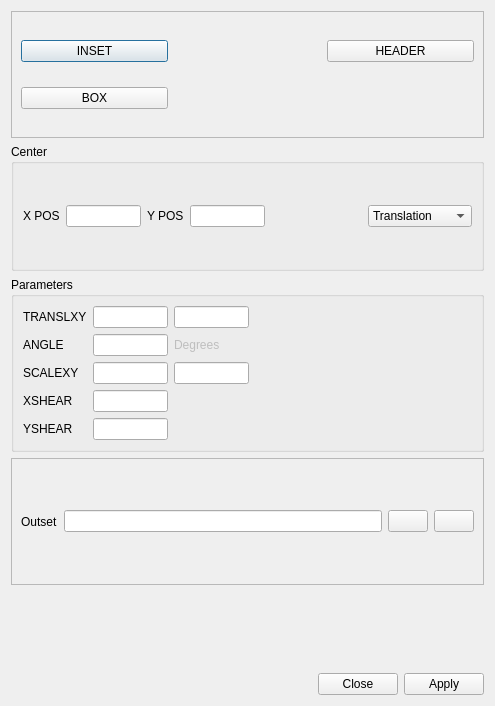
<?xml version="1.0" encoding="UTF-8"?>
<ui version="4.0">
 <class>transform</class>
 <widget class="QDialog" name="transform">
  <property name="geometry">
   <rect>
    <x>0</x>
    <y>0</y>
    <width>495</width>
    <height>706</height>
   </rect>
  </property>
  <property name="windowTitle">
   <string>TRANSFORM</string>
  </property>
  <layout class="QVBoxLayout" name="verticalLayout">
   <item>
    <widget class="QFrame" name="frame">
     <property name="frameShape">
      <enum>QFrame::StyledPanel</enum>
     </property>
     <property name="frameShadow">
      <enum>QFrame::Raised</enum>
     </property>
     <layout class="QGridLayout" name="gridLayout">
      <item row="0" column="0">
       <widget class="QPushButton" name="insetButton">
        <property name="text">
         <string>INSET</string>
        </property>
       </widget>
      </item>
      <item row="0" column="2">
       <widget class="QPushButton" name="headerButton">
        <property name="text">
         <string>HEADER</string>
        </property>
       </widget>
      </item>
      <item row="1" column="0">
       <widget class="QPushButton" name="boxButton">
        <property name="text">
         <string>BOX</string>
        </property>
       </widget>
      </item>
      <item row="0" column="1">
       <widget class="QLabel" name="insetLabel">
        <property name="text">
         <string/>
        </property>
       </widget>
      </item>
      <item row="1" column="1">
       <widget class="QLabel" name="boxLabel">
        <property name="text">
         <string/>
        </property>
       </widget>
      </item>
     </layout>
    </widget>
   </item>
   <item>
    <widget class="QGroupBox" name="groupBox">
     <property name="title">
      <string>Center</string>
     </property>
     <layout class="QHBoxLayout" name="horizontalLayout">
      <item>
       <widget class="QLabel" name="label">
        <property name="text">
         <string>X POS</string>
        </property>
       </widget>
      </item>
      <item>
       <widget class="QLineEdit" name="xposLine">
        <property name="maximumSize">
         <size>
          <width>75</width>
          <height>16777215</height>
         </size>
        </property>
       </widget>
      </item>
      <item>
       <widget class="QLabel" name="label_2">
        <property name="text">
         <string>Y POS</string>
        </property>
       </widget>
      </item>
      <item>
       <widget class="QLineEdit" name="yposLine">
        <property name="maximumSize">
         <size>
          <width>75</width>
          <height>16777215</height>
         </size>
        </property>
       </widget>
      </item>
      <item>
       <spacer name="horizontalSpacer_2">
        <property name="orientation">
         <enum>Qt::Horizontal</enum>
        </property>
        <property name="sizeHint" stdset="0">
         <size>
          <width>40</width>
          <height>20</height>
         </size>
        </property>
       </spacer>
      </item>
      <item>
       <widget class="QComboBox" name="operationBox">
        <item>
         <property name="text">
          <string>Translation</string>
         </property>
        </item>
        <item>
         <property name="text">
          <string>Rotation</string>
         </property>
        </item>
        <item>
         <property name="text">
          <string>Scaling</string>
         </property>
        </item>
        <item>
         <property name="text">
          <string>X Reflection</string>
         </property>
        </item>
        <item>
         <property name="text">
          <string>Y Reflection</string>
         </property>
        </item>
        <item>
         <property name="text">
          <string>PC Reflection</string>
         </property>
        </item>
        <item>
         <property name="text">
          <string>X Shear</string>
         </property>
        </item>
        <item>
         <property name="text">
          <string>Y Shear</string>
         </property>
        </item>
       </widget>
      </item>
     </layout>
    </widget>
   </item>
   <item>
    <widget class="QGroupBox" name="groupBox_2">
     <property name="title">
      <string>Parameters</string>
     </property>
     <layout class="QGridLayout" name="gridLayout_2">
      <item row="0" column="0">
       <widget class="QLabel" name="label_3">
        <property name="text">
         <string>TRANSLXY</string>
        </property>
       </widget>
      </item>
      <item row="0" column="1">
       <widget class="QLineEdit" name="translxLine">
        <property name="maximumSize">
         <size>
          <width>75</width>
          <height>16777215</height>
         </size>
        </property>
       </widget>
      </item>
      <item row="0" column="2">
       <widget class="QLineEdit" name="translyLine">
        <property name="sizePolicy">
         <sizepolicy hsizetype="Minimum" vsizetype="Preferred">
          <horstretch>0</horstretch>
          <verstretch>0</verstretch>
         </sizepolicy>
        </property>
        <property name="maximumSize">
         <size>
          <width>75</width>
          <height>16777215</height>
         </size>
        </property>
       </widget>
      </item>
      <item row="0" column="3">
       <spacer name="horizontalSpacer">
        <property name="orientation">
         <enum>Qt::Horizontal</enum>
        </property>
        <property name="sizeHint" stdset="0">
         <size>
          <width>40</width>
          <height>20</height>
         </size>
        </property>
       </spacer>
      </item>
      <item row="1" column="0">
       <widget class="QLabel" name="label_4">
        <property name="text">
         <string>ANGLE</string>
        </property>
       </widget>
      </item>
      <item row="1" column="1">
       <widget class="QLineEdit" name="angleLine">
        <property name="maximumSize">
         <size>
          <width>75</width>
          <height>16777215</height>
         </size>
        </property>
       </widget>
      </item>
      <item row="1" column="2">
       <widget class="QLabel" name="label_5">
        <property name="enabled">
         <bool>false</bool>
        </property>
        <property name="text">
         <string>Degrees</string>
        </property>
       </widget>
      </item>
      <item row="2" column="0">
       <widget class="QLabel" name="label_6">
        <property name="text">
         <string>SCALEXY</string>
        </property>
       </widget>
      </item>
      <item row="2" column="1">
       <widget class="QLineEdit" name="scalexLine">
        <property name="maximumSize">
         <size>
          <width>75</width>
          <height>16777215</height>
         </size>
        </property>
       </widget>
      </item>
      <item row="2" column="2">
       <widget class="QLineEdit" name="scaleyLine">
        <property name="maximumSize">
         <size>
          <width>75</width>
          <height>16777215</height>
         </size>
        </property>
       </widget>
      </item>
      <item row="3" column="0">
       <widget class="QLabel" name="label_8">
        <property name="text">
         <string>XSHEAR</string>
        </property>
       </widget>
      </item>
      <item row="4" column="0">
       <widget class="QLabel" name="label_9">
        <property name="text">
         <string>YSHEAR</string>
        </property>
       </widget>
      </item>
      <item row="3" column="1">
       <widget class="QLineEdit" name="xshearLine">
        <property name="maximumSize">
         <size>
          <width>75</width>
          <height>16777215</height>
         </size>
        </property>
       </widget>
      </item>
      <item row="4" column="1">
       <widget class="QLineEdit" name="yshearLine">
        <property name="maximumSize">
         <size>
          <width>75</width>
          <height>16777215</height>
         </size>
        </property>
       </widget>
      </item>
     </layout>
    </widget>
   </item>
   <item>
    <widget class="QFrame" name="frame_2">
     <property name="frameShape">
      <enum>QFrame::StyledPanel</enum>
     </property>
     <property name="frameShadow">
      <enum>QFrame::Raised</enum>
     </property>
     <layout class="QHBoxLayout" name="horizontalLayout_4">
      <item>
       <widget class="QLabel" name="label_7">
        <property name="text">
         <string>Outset</string>
        </property>
       </widget>
      </item>
      <item>
       <widget class="QLineEdit" name="outsetLine"/>
      </item>
      <item>
       <widget class="QPushButton" name="browserButton">
        <property name="text">
         <string/>
        </property>
        <property name="icon">
         <iconset resource="../resources.qrc">
          <normaloff>:/fileopen.png</normaloff>:/fileopen.png</iconset>
        </property>
       </widget>
      </item>
      <item>
       <widget class="QPushButton" name="replaceButton">
        <property name="text">
         <string/>
        </property>
        <property name="icon">
         <iconset resource="../resources.qrc">
          <normaloff>:/replace.jpg</normaloff>:/replace.jpg</iconset>
        </property>
       </widget>
      </item>
     </layout>
    </widget>
   </item>
   <item>
    <widget class="QFrame" name="advise_panel">
     <property name="enabled">
      <bool>true</bool>
     </property>
     <property name="sizePolicy">
      <sizepolicy hsizetype="Preferred" vsizetype="Maximum">
       <horstretch>0</horstretch>
       <verstretch>0</verstretch>
      </sizepolicy>
     </property>
     <property name="frameShape">
      <enum>QFrame::NoFrame</enum>
     </property>
     <property name="frameShadow">
      <enum>QFrame::Raised</enum>
     </property>
     <layout class="QVBoxLayout" name="advise_panel_layout">
      <item>
       <widget class="QLabel" name="status">
        <property name="text">
         <string/>
        </property>
       </widget>
      </item>
      <item>
       <widget class="QLabel" name="errorMsg">
        <property name="text">
         <string/>
        </property>
       </widget>
      </item>
      <item>
       <widget class="QFrame" name="extra_panel">
        <property name="sizePolicy">
         <sizepolicy hsizetype="Preferred" vsizetype="Maximum">
          <horstretch>0</horstretch>
          <verstretch>0</verstretch>
         </sizepolicy>
        </property>
        <property name="frameShape">
         <enum>QFrame::NoFrame</enum>
        </property>
        <property name="frameShadow">
         <enum>QFrame::Raised</enum>
        </property>
        <layout class="QVBoxLayout" name="extra_panel_layout"/>
       </widget>
      </item>
     </layout>
    </widget>
   </item>
   <item>
    <widget class="QDialogButtonBox" name="buttonBox">
     <property name="orientation">
      <enum>Qt::Horizontal</enum>
     </property>
     <property name="standardButtons">
      <set>QDialogButtonBox::Apply|QDialogButtonBox::Close</set>
     </property>
    </widget>
   </item>
  </layout>
 </widget>
 <resources>
  <include location="../resources.qrc"/>
 </resources>
 <connections>
  <connection>
   <sender>buttonBox</sender>
   <signal>accepted()</signal>
   <receiver>transform</receiver>
   <slot>accept()</slot>
   <hints>
    <hint type="sourcelabel">
     <x>248</x>
     <y>254</y>
    </hint>
    <hint type="destinationlabel">
     <x>157</x>
     <y>274</y>
    </hint>
   </hints>
  </connection>
  <connection>
   <sender>buttonBox</sender>
   <signal>rejected()</signal>
   <receiver>transform</receiver>
   <slot>reject()</slot>
   <hints>
    <hint type="sourcelabel">
     <x>316</x>
     <y>260</y>
    </hint>
    <hint type="destinationlabel">
     <x>286</x>
     <y>274</y>
    </hint>
   </hints>
  </connection>
 </connections>
</ui>
